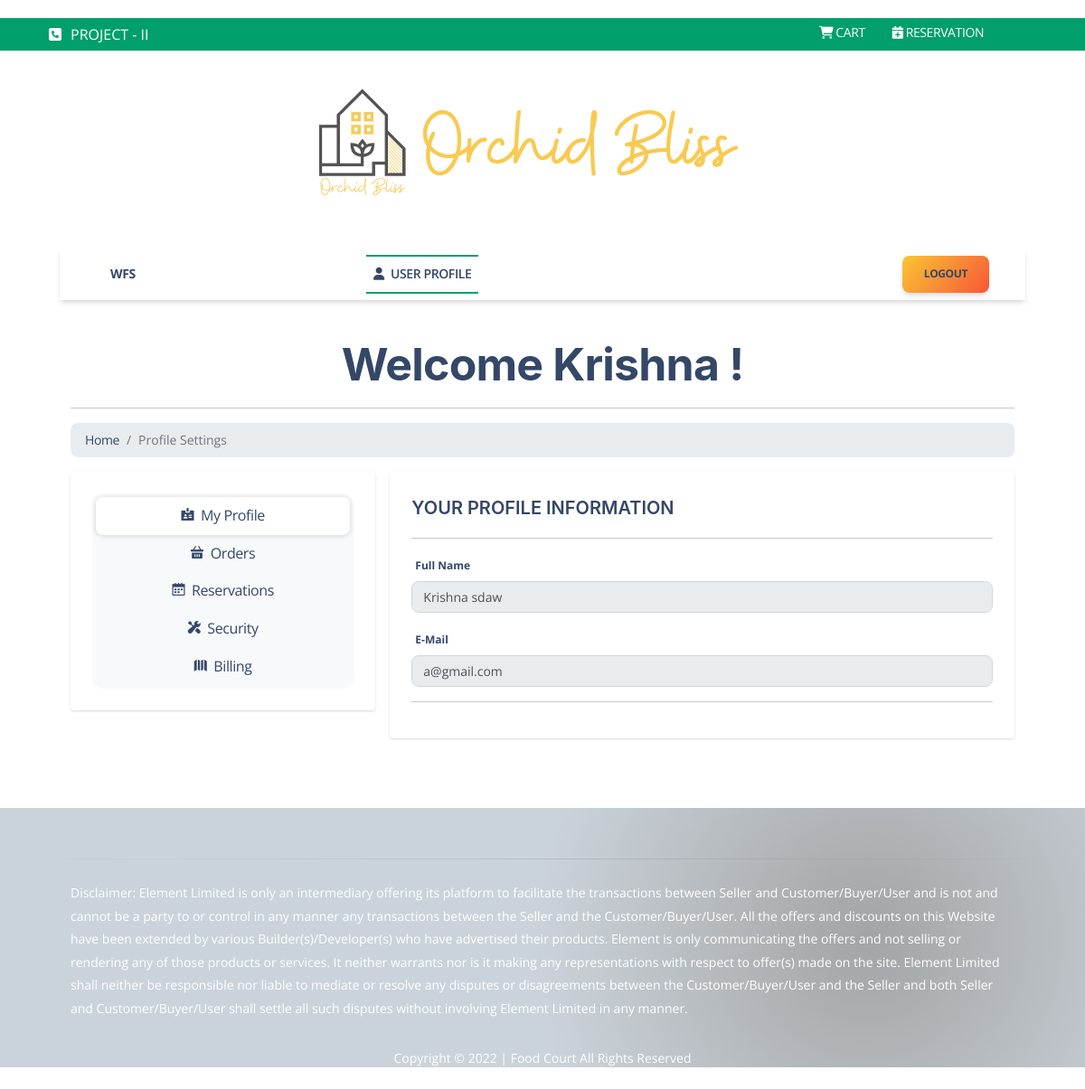
/user/home.php (signed in), run on the app's committed database.
### tables this page shows
CREATE TABLE `customers` (
  `member_id` int(11) NOT NULL,
  `firstname` varchar(100) NOT NULL,
  `lastname` varchar(100) NOT NULL,
  `email` varchar(100) NOT NULL,
  `password` varchar(255) NOT NULL,
  `question_id` int(5) NOT NULL,
  `answer` varchar(45) NOT NULL,
  `code` mediumint(50) NOT NULL,
  `status` text NOT NULL
);

### user/home.php (the view, shortened to what this page needs)
<?php require_once "controllerUserData.php"; ?>
<?php
$email = $_SESSION['email'];
$password = $_SESSION['password'];
if($email != false && $password != false){
    $sql = "SELECT * FROM customers WHERE email = '$email'";
    $run_Sql = mysqli_query($conn, $sql);
    if($run_Sql){
        $fetch_info = mysqli_fetch_assoc($run_Sql);
    }
}else{
    header('Location: login-user.php');
}
?>
<!DOCTYPE html>
<html lang="en">
<head>
    <link href="https://cdn.jsdelivr.net/npm/bootstrap@4.4.1/dist/css/bootstrap.min.css" rel="stylesheet">
    <link href="../assets/css/nucleo-icons.css" rel="stylesheet" />
    <link href="../assets/css/nucleo-svg.css" rel="stylesheet" />
    <link href="../assets/css/nucleo-svg.css" rel="stylesheet" />
    <link id="pagestyle" href="../assets/css/soft-design-system.css?v=1.0.5" rel="stylesheet" />
    <link rel="stylesheet" href="../css/style.css">
</head>
<body>
<section id="top" >
    <div class="container">
        <div class="row">
            <div class="col-md-9">
                <p class="contact-action"><i class="fa fa-phone-square"></i>PROJECT - II</p>
            </div>
            <div class="col-md-3 clearfix">
                <ul class="login-cart">
                    <li>
                        <a href="../cart/cart.php"> <i class="fas fa-shopping-cart"></i>CART</a>
                    </li>
                    <li>
                        <a href="../TableBook/TBB.php"><i class="fas fa-calendar-plus"></i>RESERVATION</a>
                    </li>
                </ul>
            </div>
        </div>
    </div>
</section>
<header>
    <div class="container">
        <div class="row">
            <div class="col-md-12">
                <a href="#">
                    <img src="../images/logo2copy.png" alt="logo">
                </a>
            </div>
        </div>
    </div>
</header>
<div class="container position-sticky z-index-sticky top-0">
    <div class="row">
        <div class="col-12">
            <nav class="navbar navbar-expand-lg  blur  top-0  z-index-3 shadow position-absolute my-3 py-2 start-0 end-0 mx-4">
                <div class="container-fluid">
                    <a class="navbar-brand font-weight-bolder ms-sm-3" href="../index.php" rel="tooltip" title="WFS" data-placement="bottom" target="_blank">
                        WFS
                    </a>
                    <div class="collapse navbar-collapse pt-3 pb-2 py-lg-0 w-100" id="navigation">
                        <ul class="nav navbar-nav nav-main mx-auto">
                            <li class="nav">
                                <a class="nav-link nav-link-icon active " href="home.php">
                                    <i class="fas fa-user me-1"></i>
                                    <p class="d-inline text-sm z-index-1 font-weight-bold">USER PROFILE</p>
                                </a>
                            </li>
                        </ul>
                        <ul class="navbar-nav ms-auto">
                            <button class="btn bg-gradient-warning mb-0"><a href="logout-user.php">LOGOUT</a></button>
                        </ul>
                    </div>
                </div>
            </nav>
        </div>
    </div>
</div>
<div class="container" style="margin-top: 3cm">
<div class="container">
    <div class="text-center">
        <h1>Welcome <?php echo $fetch_info['firstname'] ?> !</h1>
        <hr>
    </div>
    <nav aria-label="breadcrumb" class="main-breadcrumb">
        <ol class="breadcrumb">
            <li class="breadcrumb-item"><a href="../index.php">Home</a></li>
            <li class="breadcrumb-item active" aria-current="page">Profile Settings</li>
        </ol>
    </nav>
    <div class="row gutters-sm">
        <div class="col-md-4 d-none d-md-block">
            <div class="card">
                <div class="card-body">
                    <div class="nav-wrapper position-relative end-0">
                        <ul class="nav nav-pills nav-fill flex-column p-1" role="tablist">
                            <li class="nav-item">
                                <a href="#profile" data-toggle="tab" class="nav-item nav-link has-icon nav-link-faded active" role="tab" aria-controls="preview" aria-selected="true">
                                    <i class="ni ni-badge text-sm me-2"></i>My Profile
                                </a>
                            </li>
                            <li class="nav-item">
                                <a href="#account" data-toggle="tab" class="nav-item nav-link has-icon nav-link-faded" role="tab" aria-controls="code" aria-selected="false">
                                    <i class="ni ni-basket text-sm me-2"></i>Orders
                                </a>
                            </li>
                            <li class="nav-item">
                                <a href="#account2" data-toggle="tab" class="nav-item nav-link has-icon nav-link-faded" role="tab" aria-controls="code" aria-selected="false">
                                    <i class="ni ni-calendar-grid-58 text-sm me-2"></i>Reservations
                                </a>
                            </li>
                            <li class="nav-item">
                                <a href="#security" data-toggle="tab" class="nav-item nav-link has-icon nav-link-faded" role="tab" aria-controls="code" aria-selected="false">
                                    <i class="ni ni-settings text-sm me-2"></i>Security
                                </a>
                            </li>
                            <li class="nav-item">
                                <a href="#billing" data-toggle="tab" class="nav-item nav-link has-icon nav-link-faded" role="tab" aria-controls="code" aria-selected="false">
                                    <i class="ni ni-map-big text-sm me-2"></i>Billing
                                </a>
                            </li>
                    </div>
                </div>
            </div>
        </div>
        <div class="col-md-8">
            <div class="card">
                <div class="card-body tab-content">
                    <div class="tab-pane active" id="profile">
                        <h6>YOUR PROFILE INFORMATION</h6>
                        <hr>
                        <form>
                            <div class="form-group">
                                <label for="fullName">Full Name</label>
                                <input type="text" class="form-control" id="fullName" aria-describedby="fullNameHelp" placeholder="Enter your fullname" value="<?php echo $fetch_info['firstname'] ?> <?php echo $fetch_info['lastname'] ?>" disabled>
                               </div>
                            <div class="form-group">
                                <label for="url">E-Mail</label>
                                <input type="text" class="form-control" id="url" placeholder="Enter your website address" value="<?php echo $fetch_info['email'] ?>" disabled>
                            </div>
                            <hr>
                        </form>
                    </div>
                    </div>
                </div>
            </div>
        </div>
    </div>
</div>
<br>
<br><br>
<footer class="footers bg-gradient-faded-light">
    <hr class="horizontal dark ">
    <div class="container">
                <div class="container">
                    <div class="row ">
                        <div class="col-md-12 py-2">
                            <small>
                                Disclaimer: Element Limited is only an intermediary offering its platform to facilitate the transactions between Seller and Customer/Buyer/User and is not and cannot be a party to or control in any manner any transactions between the Seller and the Customer/Buyer/User. All the offers and discounts on this Website have been extended by various Builder(s)/Developer(s) who have advertised their products. Element is only communicating the offers and not selling or rendering any of those products or services. It neither warrants nor is it making any representations with respect to offer(s) made on the site. Element Limited shall neither be responsible nor liable to mediate or resolve any disputes or disagreements between the Customer/Buyer/User and the Seller and both Seller and Customer/Buyer/User shall settle all such disputes without involving Element Limited in any manner.
                            </small>
                        </div>
                    </div>
                </div>
            <div class="col-12">
                <div class="text-center">
                    <p class="my-4 text-sm" style="color: #fff;">
                        Copyright ©
                        | Food Court All Rights Reserved
                    </p>
                </div>
            </div>
    </div>
</footer>
</body>
</html>

### css/style.css (style rules this page uses)
h1,h2,h3,h4,h5,h6 { font-family: -apple-system,BlinkMacSystemFont,"Segoe UI",Roboto,"Helvetica Neue",Arial,sans-serif,"Apple Color Emoji","Segoe UI Emoji","Segoe UI Symbol"; }
h1 { font-size: 50px; }
h6 { font-size: 20px; }
ul { padding-left: 0; }
#top { width: 100%; background: #009f6b; font-size: 12px; color: #fff; padding: 5px 0; }
#top .contact-action { margin-bottom: 0; }
#top p i { font-size: 16px; margin-right: 10px; }
#top .login-cart li { float: left; list-style: none; }
#top .login-cart li a { color: #fff ; padding: 0 15px; font-size: 14px; -webkit-transition: .4s ease-in-out; -moz-transition: .4s ease-in-out; -ms-transition: .4s ease-in-out; -o-transition: .4s ease-in-out; transition: .4s ease-in-out; }
#top .login-cart li a i { margin-right: 3px; }
header { padding: 40px 0; text-align: center; }
.nav-main li { -webkit-transition: .2s ease-in-out; -moz-transition: .2s ease-in-out; -ms-transition: .2s ease-in-out; -o-transition: .2s ease-in-out; transition: .2s ease-in-out; font-size: 17px; }
.nav-main > li::before { top: -2px; -webkit-transform: translateY(-10px); -moz-transform: translateY(-10px); transform: translateY(-10px); }
.nav-main > li:after { bottom: -2px; -webkit-transform: translateY(10px); -moz-transform: translateY(10px); transform: translateY(10px); }
.nav-main > li::before, .nav-main > li::after { position: absolute; left: 0; width: 100%; height: 2px; background: #009f6b; content: ''; opacity: 0; -webkit-transition: opacity 0.3s, -webkit-transform 0.3s; -moz-transition: opacity 0.3s, -moz-transform 0.3s; transition: opacity 0.3s, transform 0.3s; }
.nav-main > li a { padding: 20px 15px; color: #555; font-size: 17px; }
.navbar-nav { float: none; text-align: center; }
.navbar-nav>li { float: none; display: inline-block; margin:0 10px; }
.navbar-nav .active { border-top: 2px solid #009f6b; border-bottom: 2px solid #009f6b; margin: -1px 0; }
footer { background: #383838; color: #fff; padding-top: 40px; }

### user/home.php (style rules this page uses)
.footers p { color:#696969; }
body { margin-top:20px; color: #1a202c; text-align: left; background-color: #f5f6f8; }
.nav-link { color: #4a5568; }
.card { box-shadow: 0 1px 3px 0 rgba(0,0,0,.1), 0 1px 2px 0 rgba(0,0,0,.06); }
.card { position: relative; display: flex; flex-direction: column; min-width: 0; word-wrap: break-word; background-color: #fff; background-clip: border-box; border: 0 solid rgba(0,0,0,.125); border-radius: .25rem; }
.card-body { flex: 1 1 auto; min-height: 1px; padding: 1rem; }
.gutters-sm { margin-right: -8px; margin-left: -8px; }
.gutters-sm>.col, .gutters-sm>[class*=col-] { padding-right: 8px; padding-left: 8px; }
.mb-3, .my-3 { margin-bottom: 1rem!important; }
body { background: url(../images/ourback.jpg); }

### data on the page
customers: firstname "Krishna", firstname+lastname "Krishna sdaw", email "a@gmail.com"
